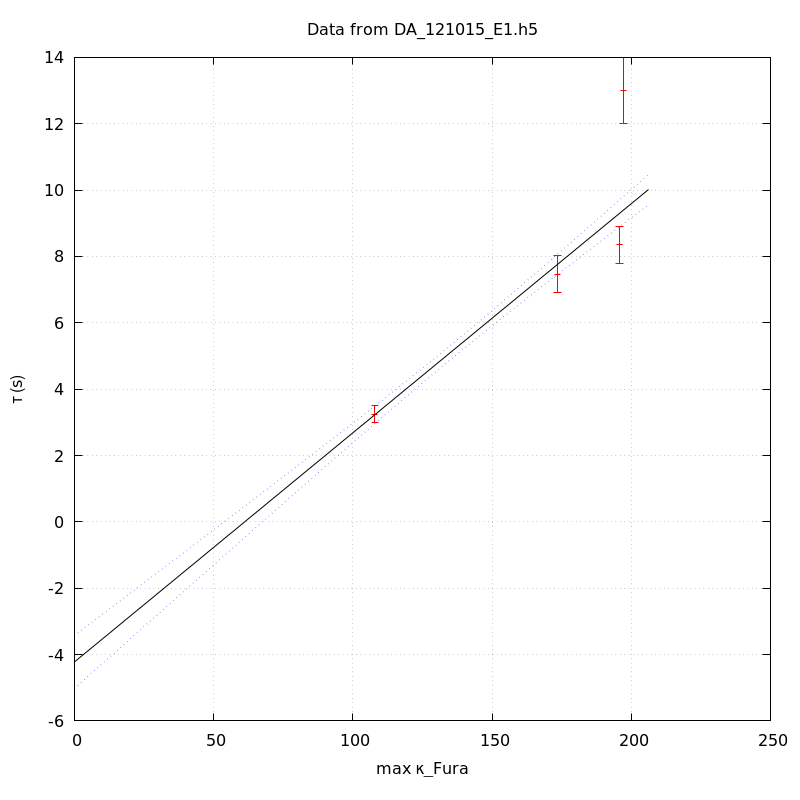

The gnuplot source for this figure:
unset key
set grid
set ylabel 'τ (s)'
set xlabel 'max κ_Fura' noenhanced
set title 'Data from DA_121015_E1.h5' noenhanced
set xrange [-1000<*:*]
plot 'DA_121015_E1_aba_tau_vs_max_kappa' index 0 using 1:2:(1.96*$3) linecolor rgb 'red' with yerrorbars,\
'' index 1 using 1:2 with lines linecolor rgb 'black',\
'' index 1 using 1:3 with lines linecolor rgb 'blue' lt 'dotted',\
'' index 1 using 1:4 with lines linecolor rgb 'blue' lt 'dotted'
